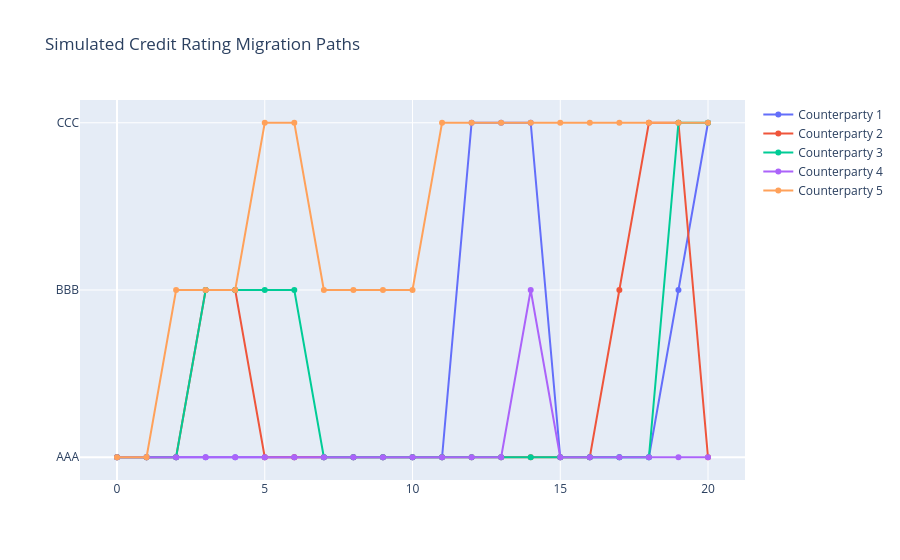
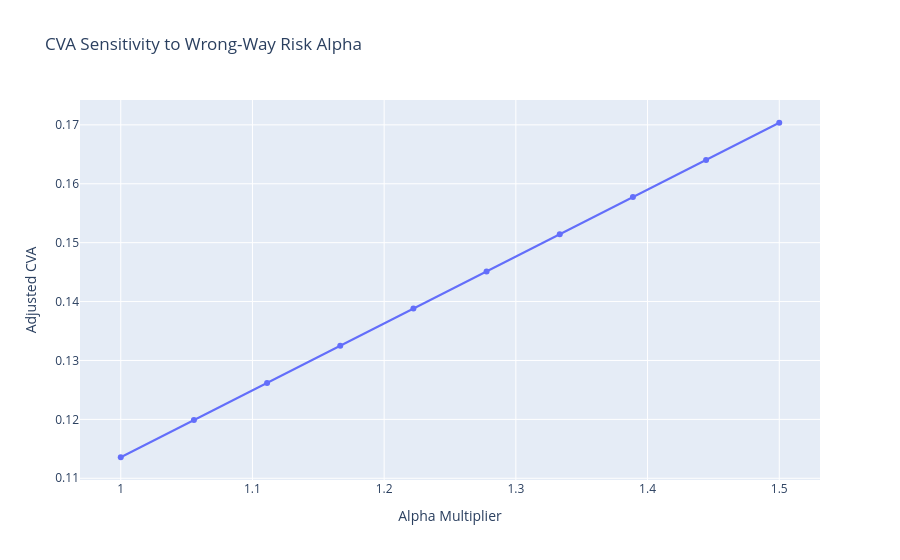

Notebook code cell kept with these figures, in order:
### Markdown cell above
## 5. Credit Risk: WWR, CVA & Migration
Credit Value Adjustment (CVA) prices the risk of counterparty default, with Wrong-Way Risk (WWR) specifically modeling the dangerous correlation between exposure and credit quality. Rating Migration simulations then track the stochastic evolution of credit ratings to estimate potential losses from credit downgrades over time.

### Code cell
from quant_risk_core.credit_risk.counterparty import RatingMigrationEngine, CounterpartyRiskEngine

# Rating Migration paths
tm = np.array([[0.9, 0.08, 0.02], [0.1, 0.8, 0.1], [0.05, 0.15, 0.8]])
mig_eng = RatingMigrationEngine(tm)
n_paths = 5
fig_mig = go.Figure()
for i in range(n_paths):
    path = mig_eng.simulate_migration(0, 20)
    fig_mig.add_trace(go.Scatter(y=path, mode='lines+markers', name=f'Counterparty {i+1}'))
fig_mig.update_layout(title='Simulated Credit Rating Migration Paths', yaxis=dict(tickvals=[0, 1, 2], ticktext=['AAA', 'BBB', 'CCC']))
fig_mig.show()

# WWR Impact
t_grid = np.linspace(0, 1, 10)
cpty = CounterpartyRiskEngine(t_grid)
cpty.set_portfolio_paths(np.random.normal(0, 10, (100, 10)))
pd_curv = np.linspace(0, 0.05, 10)
alphas = np.linspace(1.0, 1.5, 10)
wwr_cvas = [cpty.calculate_cva_wwr(0.4, pd_curv, a) for a in alphas]

fig_wwr = go.Figure()
fig_wwr.add_trace(go.Scatter(x=alphas, y=wwr_cvas))
fig_wwr.update_layout(title='CVA Sensitivity to Wrong-Way Risk Alpha', xaxis_title='Alpha Multiplier', yaxis_title='Adjusted CVA')
fig_wwr.show()

### Figure 1 — Plotly figure (JSON) as saved in the notebook; plotly's stock layout.template omitted (floating-point values rounded to 4 significant figures)
{"data": [{"mode": "lines+markers", "name": "Counterparty 1", "type": "scatter", "y": [0, 0, 0, 0, 0, 0, 0, 0, 0, 0, 0, 0, 2, 2, 2, 0, 0, 0, 0, 1, 2]}, {"mode": "lines+markers", "name": "Counterparty 2", "type": "scatter", "y": [0, 0, 0, 1, 1, 0, 0, 0, 0, 0, 0, 0, 0, 0, 0, 0, 0, 1, 2, 2, 0]}, {"mode": "lines+markers", "name": "Counterparty 3", "type": "scatter", "y": [0, 0, 0, 1, 1, 1, 1, 0, 0, 0, 0, 0, 0, 0, 0, 0, 0, 0, 0, 2, 2]}, {"mode": "lines+markers", "name": "Counterparty 4", "type": "scatter", "y": [0, 0, 0, 0, 0, 0, 0, 0, 0, 0, 0, 0, 0, 0, 1, 0, 0, 0, 0, 0, 0]}, {"mode": "lines+markers", "name": "Counterparty 5", "type": "scatter", "y": [0, 0, 1, 1, 1, 2, 2, 1, 1, 1, 1, 2, 2, 2, 2, 2, 2, 2, 2, 2, 2]}], "layout": {"title": {"text": "Simulated Credit Rating Migration Paths"}, "yaxis": {"ticktext": ["AAA", "BBB", "CCC"], "tickvals": [0, 1, 2]}}}

### Figure 2 — Plotly figure (JSON) as saved in the notebook; plotly's stock layout.template omitted (floating-point values rounded to 4 significant figures)
{"data": [{"type": "scatter", "x": [1, 1.056, 1.111, 1.167, 1.222, 1.278, 1.333, 1.389, 1.444, 1.5], "y": [0.1136, 0.1199, 0.1262, 0.1325, 0.1388, 0.1451, 0.1514, 0.1577, 0.164, 0.1704]}], "layout": {"title": {"text": "CVA Sensitivity to Wrong-Way Risk Alpha"}, "xaxis": {"title": {"text": "Alpha Multiplier"}}, "yaxis": {"title": {"text": "Adjusted CVA"}}}}
